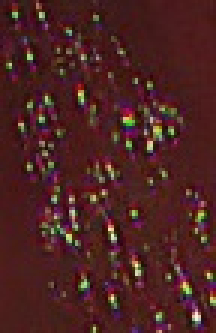
#> input picture Prueba/cutparaRE/RE/1010861.jpg, 72 x 111 px (shown 3 times larger); its folder holds only this picture in this run
$ python CARAC.py   (older library calls are emulated)
#> lines starting #> are read from the running program, lines starting #| are printed output that depends on the picture
### Imagenes doc/equalization.py
# -*- coding: utf-8 -*-
"""
Created on Mon Jun 17 23:35:27 2019

@author: Daniela
"""

# -*- coding: utf-8 -*-
"""
Editor de Spyder

Este es un archivo temporal
"""
import cv2
from skimage import exposure
import numpy as np
from skimage.morphology import disk
from skimage.filters import rank

# [9 lines left out: function globalequalization, not called in this run]

def adaptativeequalization(img):
    imR, imG, imB=cv2.split(img)
    #Adaptative Equalization
    clahe=cv2.createCLAHE(2,(8,8))
    imhaR=clahe.apply(imR)
    imhaG=clahe.apply(imG)
    imhaB=clahe.apply(imB)

    imha=cv2.merge((imhaR,imhaG,imhaB))

    return imha

# [5 lines left out: function contraststretching, not called in this run]

### GUI/Normalizacion.py
# -*- coding: utf-8 -*-
"""
Created on Tue Jun 11 21:55:18 2019

@author: Daniela y Nataly

Descripción del código: Código donde se realiza la normalización Min-max para obtener un nuevo rango de intensidad de 0 a 255.

"""
import cv2
def normalizacionMaxMin(img):
    img2 = cv2.normalize(img, None, 0, 255, norm_type=cv2.NORM_MINMAX, dtype=cv2.CV_8UC3)
    return img2

### Prueba/cutparaRE/RE/CARAC.py
# -*- coding: utf-8 -*-
"""
Created on Thu Oct 10 16:57:15 2019

@author: Nataly
"""

import sys
sys.path.insert(1,'C:/Users/Nataly/Documents/Trabajo-de-grado_Artefactos/funciones')
from brilloContraste import contrastefra, brillofra
sys.path.insert(1,'C:/Users/Nataly/Documents/Trabajo-de-grado_Artefactos/CutRE')
import cv2
import pylab as plt
from matplotlib import pyplot as plt
import numpy as np
import glob
import pandas as pd
from scipy import stats
#from colour import Color
from Normalizacion import normalizacionMaxMin
from equalization import adaptativeequalization
from skimage.feature import greycomatrix, greycoprops
import skimage.feature


from numpy.linalg import norm
from scipy.stats import kurtosis
from numpy import linalg as LA
from scipy.stats import skew

def find_nearest(array,value):
    idx = (np.abs(array-value)).argmin()
    return array[idx]
def GLCM (imA):
    a=int(np.max(imA))
    g = skimage.feature.greycomatrix(imA, [1], [0], levels=a+1, symmetric=False, normed=True)
    contraste=skimage.feature.greycoprops(g, 'contrast')[0][0]
    energia=skimage.feature.greycoprops(g, 'energy')[0][0]
    homogeneidad=skimage.feature.greycoprops(g, 'homogeneity')[0][0]
    correlacion=skimage.feature.greycoprops(g, 'correlation')[0][0]
    disimi= greycoprops(g, 'dissimilarity')
    ASM= greycoprops(g, 'ASM')
    entropia=skimage.measure.shannon_entropy(g)
    return g,contraste,energia,homogeneidad, correlacion, disimi, ASM,entropia
brillomedia = []
asimetriahistB=[]
varianzaB=[]
disiB=[]
contrastB=[]
desviacionB=[]
curtosishistB=[]
ASB=[]
entropiaB=[]

for image in glob.glob('*.jpg'):
    im = cv2.imread(image)
#> im is the input picture: shape (111, 72, 3); mean B, G, R 34.4, 34.9, 77
    imNorm = normalizacionMaxMin(im)
    imEqu = adaptativeequalization(imNorm)
#> in adaptativeequalization, `imR, imG, imB=cv2.split(img)`:
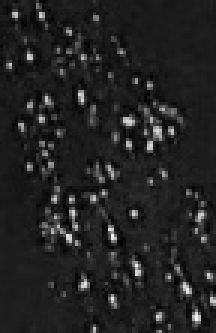
#> imG: shape (111, 72) (shown 3 times larger); min 0, max 247, mean 34.9
#> in adaptativeequalization, `imR, imG, imB=cv2.split(img)`:
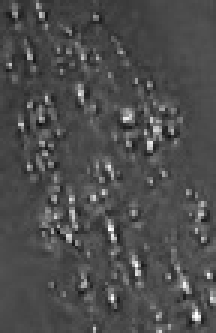
#> imB: shape (111, 72) (shown 3 times larger); min 11, max 255, mean 77
#> in adaptativeequalization, `imhaR=clahe.apply(imR)`:
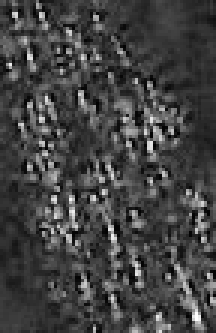
#> imhaR: shape (111, 72) (shown 3 times larger); min 3, max 255, mean 66.8
#> in adaptativeequalization, `imhaG=clahe.apply(imG)`:
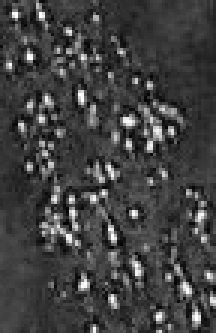
#> imhaG: shape (111, 72) (shown 3 times larger); min 3, max 255, mean 65
#> in adaptativeequalization, `imhaB=clahe.apply(imB)`:
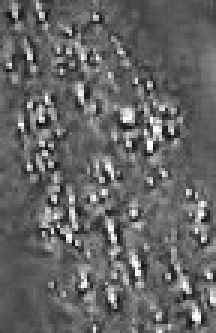
#> imhaB: shape (111, 72) (shown 3 times larger); min 7, max 255, mean 101.3
#> in adaptativeequalization, `imha=cv2.merge((imhaR,imhaG,imhaB))`:
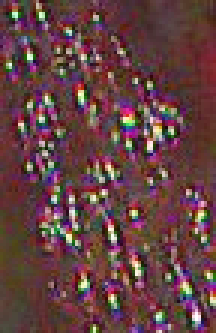
#> imha: shape (111, 72, 3) (shown 3 times larger); mean B, G, R 66.8, 65, 101.3
    R,G,B=cv2.split(imEqu)
    width,heigth,ch=imEqu.shape
#> width = 111; heigth = 72; ch = 3
    brillo=np.sqrt(0.241*R**2+0.691*G**2+0.068*B**2)/(width*heigth)
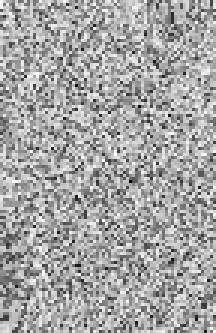
#> brillo: shape (111, 72) float64 (shown 3 times larger); min 0, max 0.00197, mean 0.00128; drawn with min black and max white
    brillomedia.append(np.mean(brillo))

    histB = cv2.calcHist([B],[0],None,[256],[200,255])
#> histB = 256 values, max 8 at index 13, min 0 at index 1, mean 0.812
    hisaB=histB.copy()
#> hisaB has the same summary as histB
    histB=np.asarray(histB).astype(np.int)
    asimetriahistB.append(skew(hisaB))

    varianzaB.append(np.var(B))
    desviacionB.append(np.std(B))
    curtosishistB.append(kurtosis(hisaB))
    entropiaB.append(skimage.measure.shannon_entropy(B))

    g3B,contraste3B,energia3B,homogeneidad3B, correlacion3B, disimi3B, ASM3B,entropia3B=GLCM(B)
#> in GLCM, `a=int(np.max(imA))`: a = 255
#> in GLCM, `contraste=skimage.feature.greycoprops(g, 'contrast')[0][0]`: contraste = 1563
#> in GLCM, `energia=skimage.feature.greycoprops(g, 'energy')[0][0]`: energia = 0.0185
#> in GLCM, `homogeneidad=skimage.feature.greycoprops(g, 'homogeneity')[0][0]`: homogeneidad = 0.0866
#> in GLCM, `correlacion=skimage.feature.greycoprops(g, 'correlation')[0][0]`: correlacion = 0.416
#> in GLCM, `disimi= greycoprops(g, 'dissimilarity')`: disimi = [24.23]
#> in GLCM, `ASM= greycoprops(g, 'ASM')`: ASM = [0.000341]
#> in GLCM, `entropia=skimage.measure.shannon_entropy(g)`: entropia = 0.495
#> contraste3B = 1563; energia3B = 0.0185; homogeneidad3B = 0.0866; correlacion3B = 0.416; disimi3B = [24.23]; ASM3B = [0.000341]; entropia3B = 0.495
    contrastB.append(contraste3B)
    disiB.append(disimi3B)
    ASB.append(ASM3B)
datos = {'contrastB':contrastB,
         'desviacionB':desviacionB,
         'Brillo':brillomedia,
         'curtosishistB':curtosishistB,
         'ASB':ASB,
         'entropiaB':entropiaB,
         'disiB':disiB,
         'varianzaB':varianzaB,
         'asimetriahistB':asimetriahistB}

datos = pd.DataFrame(datos)
#> datos = table of 1 rows and 9 columns
datos.to_excel('Características_RE_RE.xlsx')
